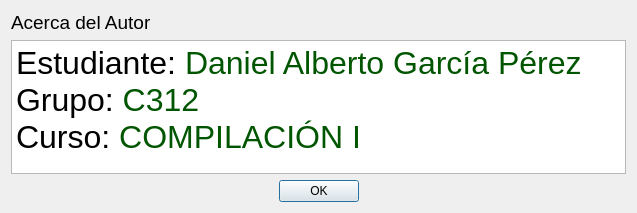
<?xml version="1.0" encoding="UTF-8"?>
<ui version="4.0">
 <class>Dialog</class>
 <widget class="QDialog" name="Dialog">
  <property name="geometry">
   <rect>
    <x>0</x>
    <y>0</y>
    <width>637</width>
    <height>213</height>
   </rect>
  </property>
  <property name="windowTitle">
   <string>Acerca del Autor</string>
  </property>
  <property name="windowIcon">
   <iconset>
    <normaloff>images/Qt.ico</normaloff>images/Qt.ico</iconset>
  </property>
  <layout class="QGridLayout" name="gridLayout">
   <item row="2" column="0">
    <widget class="QDialogButtonBox" name="buttonBox">
     <property name="orientation">
      <enum>Qt::Horizontal</enum>
     </property>
     <property name="standardButtons">
      <set>QDialogButtonBox::Ok</set>
     </property>
     <property name="centerButtons">
      <bool>true</bool>
     </property>
    </widget>
   </item>
   <item row="1" column="0">
    <widget class="QTextBrowser" name="textBrowser">
     <property name="html">
      <string>&lt;!DOCTYPE HTML PUBLIC &quot;-//W3C//DTD HTML 4.0//EN&quot; &quot;http://www.w3.org/TR/REC-html40/strict.dtd&quot;&gt;
&lt;html&gt;&lt;head&gt;&lt;meta name=&quot;qrichtext&quot; content=&quot;1&quot; /&gt;&lt;style type=&quot;text/css&quot;&gt;
p, li { white-space: pre-wrap; }
&lt;/style&gt;&lt;/head&gt;&lt;body style=&quot; font-family:'MS Shell Dlg 2'; font-size:8.25pt; font-weight:400; font-style:normal;&quot;&gt;
&lt;p style=&quot; margin-top:0px; margin-bottom:0px; margin-left:0px; margin-right:0px; -qt-block-indent:0; text-indent:0px;&quot;&gt;&lt;span style=&quot; font-size:24pt; color:#000000;&quot;&gt;Estudiante:&lt;/span&gt;&lt;span style=&quot; font-size:24pt; color:#005500;&quot;&gt; Daniel Alberto García Pérez&lt;/span&gt;&lt;/p&gt;
&lt;p style=&quot; margin-top:0px; margin-bottom:0px; margin-left:0px; margin-right:0px; -qt-block-indent:0; text-indent:0px;&quot;&gt;&lt;span style=&quot; font-size:24pt; color:#000000;&quot;&gt;Grupo:&lt;/span&gt;&lt;span style=&quot; font-size:24pt; color:#005500;&quot;&gt; C312&lt;/span&gt;&lt;/p&gt;
&lt;p style=&quot; margin-top:0px; margin-bottom:0px; margin-left:0px; margin-right:0px; -qt-block-indent:0; text-indent:0px;&quot;&gt;&lt;span style=&quot; font-size:24pt; color:#000000;&quot;&gt;Curso:&lt;/span&gt;&lt;span style=&quot; font-size:24pt; color:#005500;&quot;&gt; COMPILACIÓN I&lt;/span&gt;&lt;/p&gt;&lt;/body&gt;&lt;/html&gt;</string>
     </property>
    </widget>
   </item>
   <item row="0" column="0">
    <widget class="QLabel" name="label">
     <property name="font">
      <font>
       <family>Tahoma</family>
       <pointsize>14</pointsize>
      </font>
     </property>
     <property name="text">
      <string>Acerca del Autor</string>
     </property>
    </widget>
   </item>
  </layout>
 </widget>
 <resources/>
 <connections>
  <connection>
   <sender>buttonBox</sender>
   <signal>accepted()</signal>
   <receiver>Dialog</receiver>
   <slot>accept()</slot>
   <hints>
    <hint type="sourcelabel">
     <x>248</x>
     <y>254</y>
    </hint>
    <hint type="destinationlabel">
     <x>157</x>
     <y>274</y>
    </hint>
   </hints>
  </connection>
  <connection>
   <sender>buttonBox</sender>
   <signal>rejected()</signal>
   <receiver>Dialog</receiver>
   <slot>reject()</slot>
   <hints>
    <hint type="sourcelabel">
     <x>316</x>
     <y>260</y>
    </hint>
    <hint type="destinationlabel">
     <x>286</x>
     <y>274</y>
    </hint>
   </hints>
  </connection>
 </connections>
</ui>
